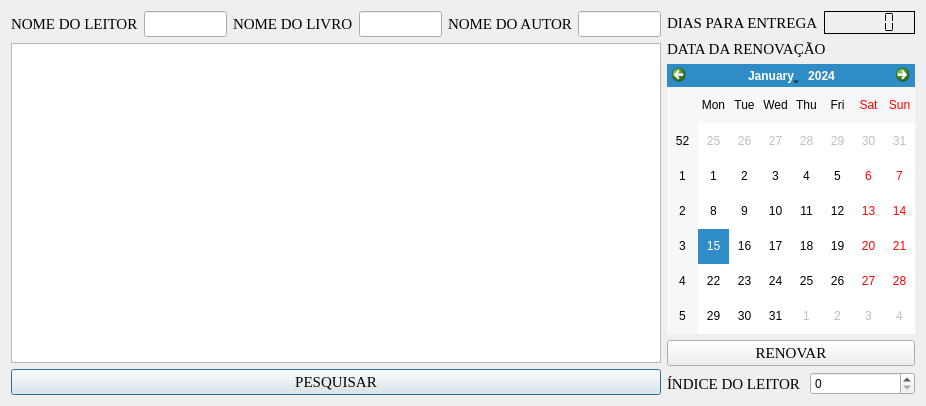
<?xml version="1.0" encoding="UTF-8"?>
<ui version="4.0">
 <class>Renovacao</class>
 <widget class="QDialog" name="Renovacao">
  <property name="geometry">
   <rect>
    <x>0</x>
    <y>0</y>
    <width>926</width>
    <height>406</height>
   </rect>
  </property>
  <property name="windowTitle">
   <string>RENOVAÇÃO</string>
  </property>
  <layout class="QGridLayout" name="gridLayout">
   <item row="0" column="0" rowspan="2">
    <layout class="QVBoxLayout" name="verticalLayout_3">
     <item>
      <layout class="QHBoxLayout" name="horizontalLayout">
       <item>
        <widget class="QLabel" name="label">
         <property name="font">
          <font>
           <family>Times New Roman</family>
           <pointsize>11</pointsize>
          </font>
         </property>
         <property name="text">
          <string>NOME DO LEITOR</string>
         </property>
        </widget>
       </item>
       <item>
        <widget class="QLineEdit" name="NOME">
         <property name="font">
          <font>
           <family>Times New Roman</family>
           <pointsize>11</pointsize>
          </font>
         </property>
        </widget>
       </item>
       <item>
        <widget class="QLabel" name="label_2">
         <property name="font">
          <font>
           <family>Times New Roman</family>
           <pointsize>11</pointsize>
          </font>
         </property>
         <property name="text">
          <string>NOME DO LIVRO</string>
         </property>
        </widget>
       </item>
       <item>
        <widget class="QLineEdit" name="NOME_LIVRO">
         <property name="font">
          <font>
           <family>Times New Roman</family>
           <pointsize>11</pointsize>
          </font>
         </property>
        </widget>
       </item>
       <item>
        <widget class="QLabel" name="label_3">
         <property name="font">
          <font>
           <family>Times New Roman</family>
           <pointsize>11</pointsize>
          </font>
         </property>
         <property name="text">
          <string>NOME DO AUTOR</string>
         </property>
        </widget>
       </item>
       <item>
        <widget class="QLineEdit" name="NOME_AUTOR">
         <property name="font">
          <font>
           <family>Times New Roman</family>
           <pointsize>11</pointsize>
          </font>
         </property>
        </widget>
       </item>
      </layout>
     </item>
     <item>
      <widget class="QTableView" name="tableView"/>
     </item>
     <item>
      <widget class="QPushButton" name="pushButton">
       <property name="font">
        <font>
         <family>Times New Roman</family>
         <pointsize>11</pointsize>
        </font>
       </property>
       <property name="text">
        <string>PESQUISAR</string>
       </property>
      </widget>
     </item>
    </layout>
   </item>
   <item row="0" column="1">
    <layout class="QVBoxLayout" name="verticalLayout_2">
     <item>
      <layout class="QHBoxLayout" name="horizontalLayout_4">
       <item>
        <widget class="QLabel" name="label_5">
         <property name="font">
          <font>
           <family>Times New Roman</family>
           <pointsize>11</pointsize>
          </font>
         </property>
         <property name="text">
          <string>DIAS PARA ENTREGA</string>
         </property>
        </widget>
       </item>
       <item>
        <widget class="QLCDNumber" name="lcdNumber">
         <property name="frameShadow">
          <enum>QFrame::Plain</enum>
         </property>
         <property name="segmentStyle">
          <enum>QLCDNumber::Flat</enum>
         </property>
        </widget>
       </item>
      </layout>
     </item>
     <item>
      <widget class="QLabel" name="label_4">
       <property name="font">
        <font>
         <family>Times New Roman</family>
         <pointsize>11</pointsize>
        </font>
       </property>
       <property name="text">
        <string>DATA DA RENOVAÇÃO</string>
       </property>
      </widget>
     </item>
     <item>
      <widget class="QCalendarWidget" name="calendarWidget"/>
     </item>
     <item>
      <widget class="QPushButton" name="pushButton_2">
       <property name="font">
        <font>
         <family>Times New Roman</family>
         <pointsize>11</pointsize>
        </font>
       </property>
       <property name="text">
        <string>RENOVAR</string>
       </property>
      </widget>
     </item>
    </layout>
   </item>
   <item row="1" column="1">
    <layout class="QVBoxLayout" name="verticalLayout">
     <item>
      <layout class="QHBoxLayout" name="horizontalLayout_2"/>
     </item>
     <item>
      <layout class="QHBoxLayout" name="horizontalLayout_3">
       <item>
        <widget class="QLabel" name="label_6">
         <property name="font">
          <font>
           <family>Times New Roman</family>
           <pointsize>11</pointsize>
          </font>
         </property>
         <property name="text">
          <string>ÍNDICE DO LEITOR </string>
         </property>
        </widget>
       </item>
       <item>
        <widget class="QSpinBox" name="INDICE"/>
       </item>
      </layout>
     </item>
    </layout>
   </item>
  </layout>
 </widget>
 <resources/>
 <connections/>
</ui>
